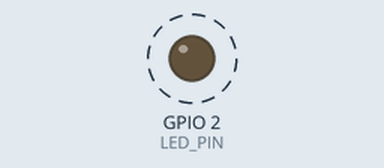
Bench run of a program on a simulated ESP32. On the bench: output pins drawn as LEDs (lit = HIGH). Dashed ring = blinking.

Above: at 0.1 s.
Timing chart, 0 to 3.0 s (numbered marks = the images above):
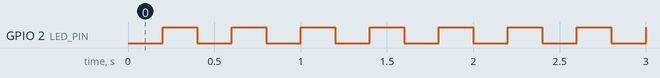

The program:

main.cpp
```cpp
#include <Arduino.h>

const uint8_t LED_PIN = 2;               // LED bleue intégrée du DevKit V1
const uint32_t PERIOD_US_H = 20000;       // période etat H
const uint32_t PERIOD_US_L = 200000;       // période etat L
hw_timer_t *timer = nullptr;
volatile bool ledState = false;

// ISR exécutée à chaque alarme du timer (en IRAM)
void IRAM_ATTR onTimer() {
  ledState = !ledState;
  digitalWrite(LED_PIN, ledState);
  if (ledState ==true ) timerAlarmWrite(timer, PERIOD_US_H, true);
  else timerAlarmWrite(timer, PERIOD_US_L, true);
}

void setup() {
  pinMode(LED_PIN, OUTPUT);
  digitalWrite(LED_PIN, LOW);

  timer = timerBegin(0, 80, true);               // timer 0, prescaler 80 : 80 MHz / 80 = 1 MHz (1 tick = 1 µs)
  timerAttachInterrupt(timer, &onTimer, true);   // associe l'ISR (interruption sur front)
  timerAlarmWrite(timer, PERIOD_US_L, true);       // alarme toutes les 500 ms, auto-reload
  timerAlarmEnable(timer);                       // active l'alarme
}

void loop() {
  // vide : tout est géré par l'interruption
}
```

Measured:
- by itself, GPIO 2 (LED_PIN): alternates HIGH for 0.20 s and LOW for 0.20 s
